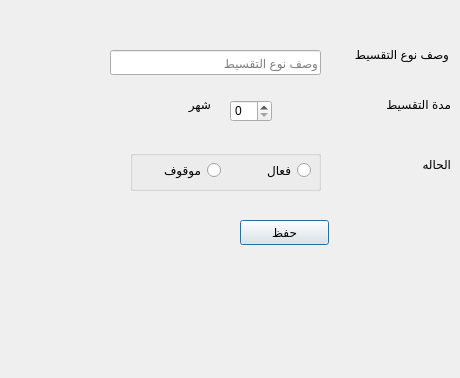
<?xml version="1.0" encoding="UTF-8"?>
<ui version="4.0">
 <class>Dialog</class>
 <widget class="QDialog" name="Dialog">
  <property name="geometry">
   <rect>
    <x>0</x>
    <y>0</y>
    <width>460</width>
    <height>378</height>
   </rect>
  </property>
  <property name="windowTitle">
   <string>أنشاء نوع تقسيط</string>
  </property>
  <property name="modal">
   <bool>false</bool>
  </property>
  <widget class="QLineEdit" name="LE_installmentTypeDesc">
   <property name="geometry">
    <rect>
     <x>110</x>
     <y>50</y>
     <width>211</width>
     <height>25</height>
    </rect>
   </property>
   <property name="layoutDirection">
    <enum>Qt::RightToLeft</enum>
   </property>
   <property name="inputMethodHints">
    <set>Qt::ImhPreferNumbers</set>
   </property>
   <property name="placeholderText">
    <string>وصف نوع التقسيط</string>
   </property>
  </widget>
  <widget class="QPushButton" name="BTN_createBank">
   <property name="geometry">
    <rect>
     <x>240</x>
     <y>220</y>
     <width>89</width>
     <height>25</height>
    </rect>
   </property>
   <property name="text">
    <string>حفظ</string>
   </property>
  </widget>
  <widget class="QLabel" name="label_6">
   <property name="geometry">
    <rect>
     <x>318</x>
     <y>40</y>
     <width>131</width>
     <height>29</height>
    </rect>
   </property>
   <property name="text">
    <string>وصف نوع التقسيط</string>
   </property>
  </widget>
  <widget class="QLabel" name="label_9">
   <property name="geometry">
    <rect>
     <x>320</x>
     <y>90</y>
     <width>131</width>
     <height>29</height>
    </rect>
   </property>
   <property name="text">
    <string>مدة التقسيط</string>
   </property>
  </widget>
  <widget class="QLabel" name="label_10">
   <property name="geometry">
    <rect>
     <x>320</x>
     <y>150</y>
     <width>131</width>
     <height>29</height>
    </rect>
   </property>
   <property name="text">
    <string>الحاله</string>
   </property>
  </widget>
  <widget class="QLabel" name="label_11">
   <property name="geometry">
    <rect>
     <x>60</x>
     <y>90</y>
     <width>151</width>
     <height>29</height>
    </rect>
   </property>
   <property name="text">
    <string>شهر</string>
   </property>
  </widget>
  <widget class="QGroupBox" name="groupBox_6">
   <property name="geometry">
    <rect>
     <x>130</x>
     <y>150</y>
     <width>191</width>
     <height>41</height>
    </rect>
   </property>
   <property name="layoutDirection">
    <enum>Qt::RightToLeft</enum>
   </property>
   <property name="title">
    <string/>
   </property>
   <widget class="QRadioButton" name="Qradio_active">
    <property name="geometry">
     <rect>
      <x>120</x>
      <y>10</y>
      <width>61</width>
      <height>20</height>
     </rect>
    </property>
    <property name="layoutDirection">
     <enum>Qt::RightToLeft</enum>
    </property>
    <property name="text">
     <string>فعال</string>
    </property>
   </widget>
   <widget class="QRadioButton" name="Qradio_inactive">
    <property name="geometry">
     <rect>
      <x>10</x>
      <y>10</y>
      <width>81</width>
      <height>20</height>
     </rect>
    </property>
    <property name="layoutDirection">
     <enum>Qt::RightToLeft</enum>
    </property>
    <property name="text">
     <string>موقوف</string>
    </property>
   </widget>
  </widget>
  <widget class="QSpinBox" name="spBox_installmentPeriod">
   <property name="geometry">
    <rect>
     <x>230</x>
     <y>100</y>
     <width>42</width>
     <height>22</height>
    </rect>
   </property>
   <property name="maximum">
    <number>999</number>
   </property>
   <property name="singleStep">
    <number>3</number>
   </property>
  </widget>
 </widget>
 <resources/>
 <connections/>
</ui>
